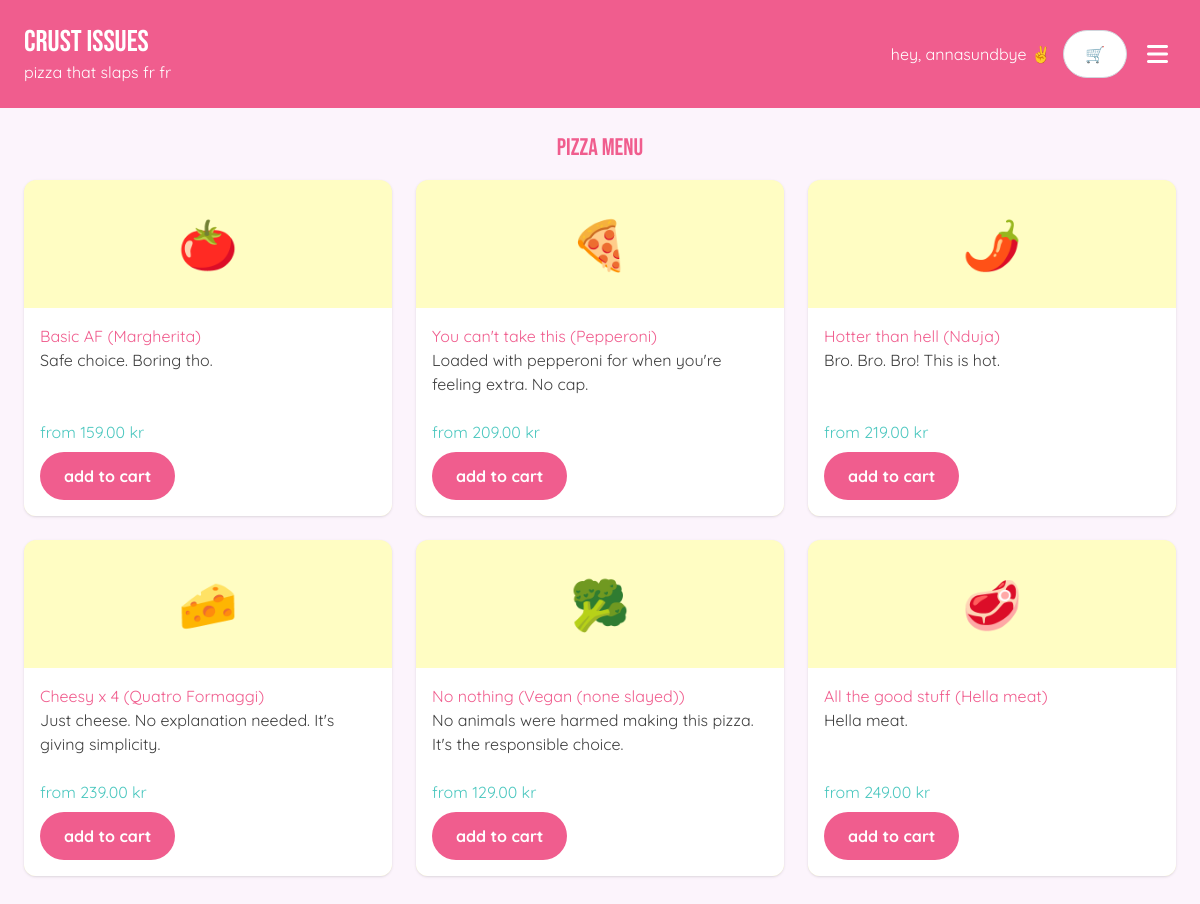
The app's page /menu (signed in) with its own data.
### application/models.py (models this page shows, shortened)
class Pizza(models.Model):
    name = models.CharField(max_length=100)
    base_price = models.DecimalField(max_digits=6, decimal_places=2)
    toppings = models.ManyToManyField(Topping, blank=True)
    icon = models.CharField(max_length=255)
    description = models.CharField(max_length=100)
    available = models.BooleanField(default=True, db_index=True)

### application/views.py (the view)
# urls.py: path("menu", views.menu, name="menu"),
def menu(request):
   all_pizzas = Pizza.objects.filter(available=True)
   all_drinks = Drink.objects.filter(available=True)
   return render(request, "menu.html", {"pizzas": all_pizzas, "drinks": all_drinks})

### application/templates/menu.html (shortened to what this page needs)
{% extends "layout.html" %} {% block content %}
<div class="page">
  <h2 class="text-pink text-2xl text-center mb-4">Pizza menu</h2>
  <div class="grid grid-cols-1 md:grid-cols-2 lg:grid-cols-3 gap-6">
    {% for pizza in pizzas %} {% include "components/pizza-card.html" %}
    {%endfor %}
  </div>
</div>
{% endblock %}

### application/templates/components/header.html
<header class="header">
  <a href="{% url 'application:home' %}" class="bebas-neue text-white">
    <h1 class="text-3xl">Crust Issues</h1>
    <p>pizza that slaps fr fr</p>
  </a>
  <nav class="row">
    {% if user.is_authenticated %}
    <a href="{% url 'application:profile' %}" class="text-white">
      hey, {{ user.username }} ✌️
    </a>
    {% else %}
    <a href="{% url 'application:login' %}" class="text-white"
      >sign in bestie</a
    >
    {% endif %}
    <a
      class="rounded-full w-16 h-12 bg-white border border-gray-300 center hover:bg-[var(--color-turqoise)] group transition-colors duration-300"
      href="{% url 'application:cart' %}"
    >
      <span class="group-hover:animate-spin">🛒</span>
    </a>
    {% include "components/dropdown-menu.html" %}
  </nav>
</header>

### application/templates/components/pizza-card.html
<a
  id="add-pizza-{{pizza.id}}"
  href="{% url 'application:select-pizza' pizza_id=pizza.id %}"
  class="relative"
>
  <div
    class="flex flex-col w-full rounded-xl shadow-sm bg-yellow hover:absolute hover:-translate-y-2 hover:shadow-xl transition-all duration-300"
  >
    <div class="h-32 flex justify-center items-center">
      <figure class="text-5xl">{{ pizza.icon }}</figure>
    </div>
    <div class="bg-white h-52 p-4 rounded-b-xl flex flex-col justify-between">
      <div>
        <h3 class="text-pink">{{ pizza.name }}</h3>
        <p class="text-black max-w-[80ch]">{{ pizza.description }}</p>
      </div>
      <div class="space-y-2">
        <p class="text-turqoise">from {{ pizza.base_price }} kr</p>
        <button class="cta cta-primary w-fit">add to cart</button>
      </div>
    </div>
  </div>
</a>

### application/static/css/styles.css (style rules this page uses)
* { font-family: "Quicksand", sans-serif; }
:root { --color-purple: rgb(252, 244, 252); --color-dark-purple: rgb(255, 224, 255); --color-pink: rgb(240, 93, 142); --color-white: white; --color-turqoise: rgb(75, 199, 191); --color-light-turqoise: rgb(197, 248, 244); --color-yellow: rgb(255, 253, 195); --color-black: rgb(63, 63, 63); --spacing-small: 0.5rem; --spacing-medium: 0.75rem; --spacing-large: 1.5rem; --rounded: 35px; --rounded-full: 50%; color: var(--color-black); background-color: var(--color-purple); }
h1, h2 { font-family: "Bebas Neue", sans-serif; }
.bebas-neue { font-family: "Bebas Neue", sans-serif; }
.header { position: sticky; top: 0; z-index: 999; background-color: var(--color-pink); display: flex; justify-content: space-between; align-items: center; padding: var(--spacing-large); }
.page { padding: var(--spacing-medium); min-height: 100vh; }
button { cursor: pointer; }
.cta { padding: var(--spacing-medium) var(--spacing-large); font-weight: 900; text-align: center; border-radius: var(--rounded); transition: all 0.2s ease-in-out; }
.cta-primary { background-color: var(--color-pink); color: var(--color-white); }
.row { display: flex; gap: var(--spacing-medium); align-items: center; }
.center { display: flex; align-items: center; justify-content: center; }
.page { padding: var(--spacing-large); }
.bg-yellow { background-color: var(--color-yellow); }
.text-turqoise { color: var(--color-turqoise); }
.text-pink { color: var(--color-pink); }

### records on screen
Pizza: icon "🍅", name "Basic AF (Margherita)", description "Safe choice. Boring tho.", base_price "159.00"
Pizza: icon "🍕", name "You can't take this (Pepperoni)", description "Loaded with pepperoni for when you're feeling extra. No cap.", base_price "209.00"
Pizza: icon "🌶️", name "Hotter than hell (Nduja)", description "Bro. Bro. Bro! This is hot.", base_price "219.00"
Pizza: icon "🧀", name "Cheesy x 4 (Quatro Formaggi)", description "Just cheese. No explanation needed. It's giving simplicity.", base_price "239.00"
Pizza: icon "🥦", name "No nothing (Vegan (none slayed))", description "No animals were harmed making this pizza. It's the responsible choice.", base_price "129.00"
Pizza: icon "🥩", name "All the good stuff (Hella meat)", description "Hella meat.", base_price "249.00"

### other values on screen
{{ user.username }} "annasundbye"
